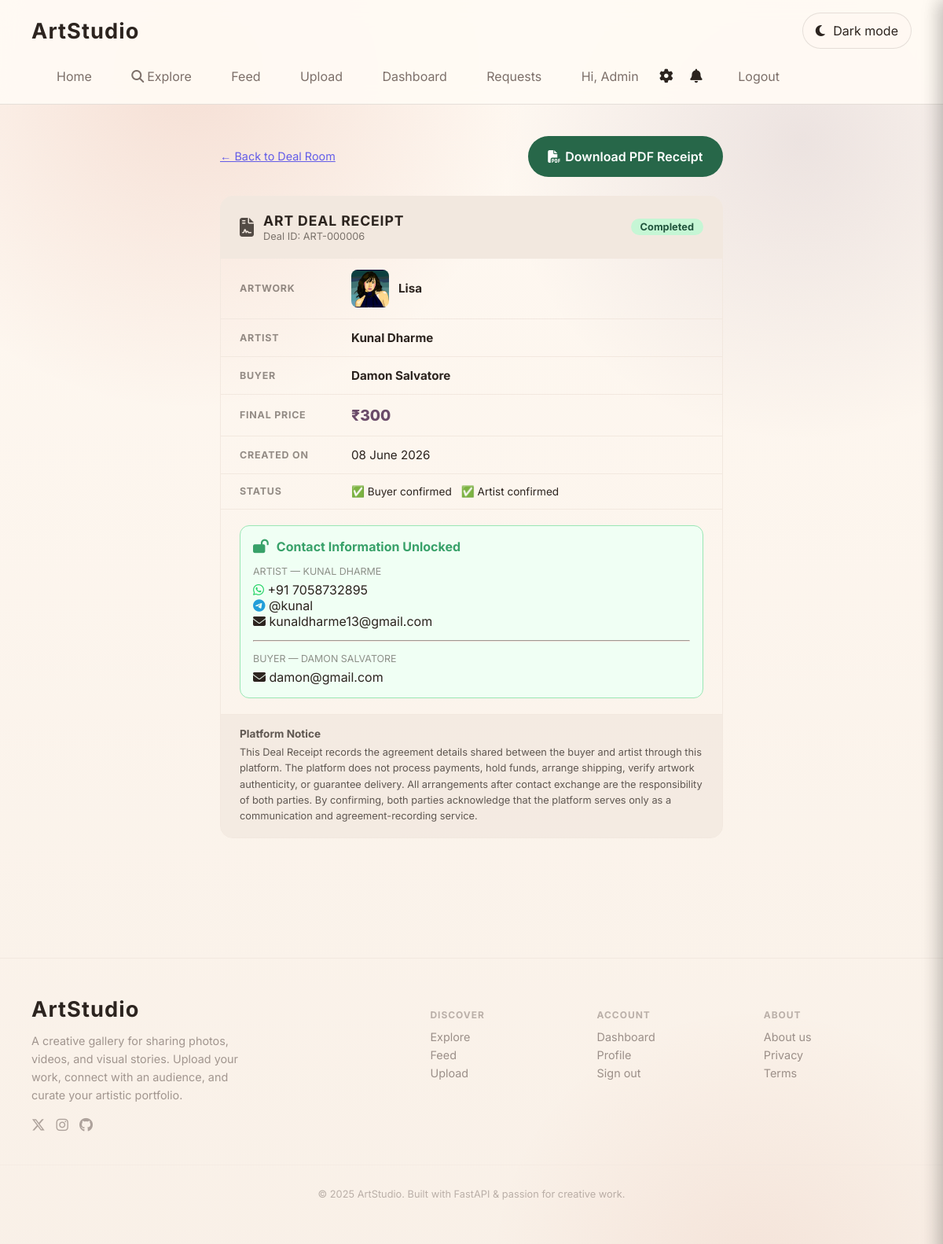
Screenshot of /deal/6/receipt (signed in) with the database file from the repository.
### fastapi_app/models.py (models this page shows)
class User(Base):
    __tablename__ = "users"
    id = Column(Integer, primary_key=True, index=True)
    username = Column(String(80), unique=True, nullable=False, index=True)
    email = Column(String(200), unique=True, nullable=True)
    hashed_password = Column(String(200), nullable=False)
    avatar = Column(String(255), nullable=True)
    bio = Column(Text, nullable=True)
    is_admin = Column(Boolean, default=False, nullable=False)
    is_banned = Column(Boolean, default=False, nullable=False)
    whatsapp = Column(String(30), nullable=True)
    telegram = Column(String(60), nullable=True)
    created_at = Column(DateTime, default=datetime.utcnow)

class Deal(Base):
    __tablename__ = "deals"
    id = Column(Integer, primary_key=True, index=True)
    buy_request_id = Column(Integer, nullable=False, unique=True, index=True)
    media_id = Column(Integer, nullable=False, index=True)
    buyer_id = Column(Integer, nullable=False, index=True)
    artist_id = Column(Integer, nullable=False, index=True)
    current_price = Column(Integer, nullable=True)
    last_actor_id = Column(Integer, nullable=True)   # who made the last offer/counter
    status = Column(String(30), default="negotiating")   # negotiating | agreed | buyer_confirmed | artist_confirmed | completed | cancelled
    buyer_confirmed = Column(Boolean, default=False)
    artist_confirmed = Column(Boolean, default=False)
    created_at = Column(DateTime, default=datetime.utcnow)
    updated_at = Column(DateTime, default=datetime.utcnow, onupdate=datetime.utcnow)

class MediaItem(Base):
    __tablename__ = "media_items"
    id = Column(Integer, primary_key=True, index=True)
    title = Column(String(140), nullable=False, index=True)
    description = Column(Text, nullable=True)
    tags = Column(String(255), nullable=True, index=True)
    filename = Column(String(255), nullable=False, unique=True)
    media_type = Column(String(20), nullable=False)
    uploader = Column(String(80), nullable=False, default="Guest")
    uploader_id = Column(Integer, nullable=True)
    created_at = Column(DateTime, default=datetime.utcnow)
    views = Column(Integer, default=0)
    sale_status = Column(String(20), nullable=False, default="showcase")  # showcase | fixed | negotiable
    fixed_price = Column(Integer, nullable=True)       # in smallest currency unit (paise / cents)
    min_price = Column(Integer, nullable=True)
    max_price = Column(Integer, nullable=True)
    artwork_status = Column(String(20), nullable=False, default="available")  # available | reserved | sold

### fastapi_app/main.py (the view)
@app.get("/deal/{deal_id}/receipt")
def deal_receipt(deal_id: int, request: Request, db: Session = Depends(get_db)):
    current_user = get_current_user(request, db)
    if not current_user:
        return redirect_with_flash("/login", "Please sign in.", "info")
    deal = crud.get_deal(db, deal_id)
    if not deal:
        raise HTTPException(status_code=404)
    if not _deal_access(deal, current_user):
        raise HTTPException(status_code=403)
    if deal.status not in ("agreed", "buyer_confirmed", "artist_confirmed", "completed"):
        return redirect_with_flash(f"/deal/{deal_id}", "Both parties must agree on a price before creating the receipt.", "info")
    media = crud.get_media_item(db, deal.media_id)
    buyer = db.query(models.User).filter(models.User.id == deal.buyer_id).first()
    artist = db.query(models.User).filter(models.User.id == deal.artist_id).first()
    is_buyer = current_user.id == deal.buyer_id
    show_contact = deal.status == "completed" or (deal.buyer_confirmed and deal.artist_confirmed)
    return render_template(
        request, "deal_receipt.html", db,
        deal=deal,
        media=media,
        buyer=buyer,
        artist=artist,
        is_buyer=is_buyer,
        show_contact=show_contact,
        current_user=current_user,
    )

### fastapi_app/templates/deal_receipt.html (shortened to what this page needs)
{% extends "base.html" %}
{% block content %}
<section class="container" style="max-width:640px">
  <div style="display:flex;align-items:center;gap:12px;margin-bottom:1.5rem;flex-wrap:wrap">
    <a href="/deal/{{ deal.id }}" style="opacity:0.6;font-size:0.9rem">← Back to Deal Room</a>
    {% if show_contact %}
    <a href="/deal/{{ deal.id }}/receipt/download"
       class="button"
       style="background:#276749;color:#fff;display:inline-flex;align-items:center;gap:6px;margin-left:auto">
      <i class="fas fa-file-pdf"></i> Download PDF Receipt
    </a>
    {% endif %}
  </div>
  <div class="receipt-card">
    <div class="receipt-header">
      <div style="display:flex;align-items:center;gap:12px">
        <i class="fas fa-file-contract" style="font-size:1.5rem;opacity:0.8"></i>
        <div>
          <h2 style="margin:0;font-size:1.1rem;letter-spacing:0.05em">ART DEAL RECEIPT</h2>
          <p style="margin:2px 0 0;font-size:0.8rem;opacity:0.6">Deal ID: ART-{{ '%06d' % deal.id }}</p>
        </div>
      </div>
      <span class="deal-status-badge status-{{ deal.status }}" style="font-size:0.8rem">
        {{ deal.status.replace('_',' ').title() }}
      </span>
    </div>
    <div class="receipt-body">
      <div class="receipt-row">
        <div class="receipt-label">Artwork</div>
        <div class="receipt-value">
          <div style="display:flex;gap:12px;align-items:center">
            {% if media %}
              {% if media.media_type == 'video' %}
                <div style="width:48px;height:48px;border-radius:8px;background:var(--surface-2);display:flex;align-items:center;justify-content:center;flex-shrink:0">
                  <i class="fas fa-play" style="opacity:0.5"></i>
                </div>
              {% else %}
                <img src="/uploads/{{ media.filename }}" style="width:48px;height:48px;object-fit:cover;border-radius:8px;flex-shrink:0" />
              {% endif %}
              <strong>{{ media.title }}</strong>
            {% else %}
              <span style="opacity:0.5">Unknown</span>
            {% endif %}
          </div>
        </div>
      </div>
      <div class="receipt-row">
        <div class="receipt-label">Artist</div>
        <div class="receipt-value"><strong>{{ artist.username if artist else '—' }}</strong></div>
      </div>
      <div class="receipt-row">
        <div class="receipt-label">Buyer</div>
        <div class="receipt-value"><strong>{{ buyer.username if buyer else '—' }}</strong></div>
      </div>
      <div class="receipt-row">
        <div class="receipt-label">Final Price</div>
        <div class="receipt-value" style="font-size:1.2rem;font-weight:800;color:var(--accent,#e60023)">
          ₹{{ "{:,}".format(deal.current_price) if deal.current_price else '—' }}
        </div>
      </div>
      <div class="receipt-row">
        <div class="receipt-label">Created On</div>
        <div class="receipt-value">{{ deal.created_at.strftime('%d %B %Y') }}</div>
      </div>
      <div class="receipt-row">
        <div class="receipt-label">Status</div>
        <div class="receipt-value">
          <div style="display:flex;gap:12px;flex-wrap:wrap">
            <span style="font-size:0.85rem">
              {% if deal.buyer_confirmed %}✅{% else %}⬜{% endif %} Buyer confirmed
            </span>
            <span style="font-size:0.85rem">
              {% if deal.artist_confirmed %}✅{% else %}⬜{% endif %} Artist confirmed
            </span>
          </div>
        </div>
      </div>
    </div>
    <div class="receipt-contact-section">
      {% if show_contact %}
        <div class="contact-unlocked">
          <div style="display:flex;align-items:center;gap:10px;margin-bottom:14px">
            <i class="fas fa-lock-open" style="color:#38a169;font-size:1.1rem"></i>
            <strong style="color:#38a169">Contact Information Unlocked</strong>
          </div>
          <div style="display:flex;flex-direction:column;gap:10px">
            <div>
              <p style="font-size:0.78rem;text-transform:uppercase;opacity:0.5;margin:0 0 6px">Artist — {{ artist.username if artist else '' }}</p>
              {% if artist and artist.whatsapp %}
                <p style="margin:0"><i class="fab fa-whatsapp" style="color:#25d366"></i> {{ artist.whatsapp }}</p>
              {% endif %}
              {% if artist and artist.telegram %}
                <p style="margin:0"><i class="fab fa-telegram" style="color:#229ed9"></i> {{ artist.telegram }}</p>
              {% endif %}
              {% if artist and artist.email %}
                <p style="margin:0"><i class="fas fa-envelope"></i> {{ artist.email }}</p>
              {% endif %}
            </div>
            <hr style="border-color:var(--surface-2);margin:4px 0">
            <div>
              <p style="font-size:0.78rem;text-transform:uppercase;opacity:0.5;margin:0 0 6px">Buyer — {{ buyer.username if buyer else '' }}</p>
              {% if buyer and buyer.email %}
                <p style="margin:0"><i class="fas fa-envelope"></i> {{ buyer.email }}</p>
              {% endif %}
            </div>
          </div>
        </div>
      {% endif %}
    </div>
    <div class="receipt-notice">
      <p style="font-weight:700;margin:0 0 6px;font-size:0.85rem">Platform Notice</p>
      <p style="margin:0;font-size:0.8rem;line-height:1.6">
        This Deal Receipt records the agreement details shared between the buyer and artist through this platform.
        The platform does not process payments, hold funds, arrange shipping, verify artwork authenticity, or
        guarantee delivery. All arrangements after contact exchange are the responsibility of both parties.
        By confirming, both parties acknowledge that the platform serves only as a communication and
        agreement-recording service.
      </p>
    </div>
  </div>
</section>
{% endblock %}

### fastapi_app/templates/base.html (shortened to what this page needs)
<!DOCTYPE html>
<html lang="en">
<head>
  <link rel="stylesheet" href="https://cdnjs.cloudflare.com/ajax/libs/font-awesome/6.5.0/css/all.min.css" />
  <link rel="stylesheet" href="/static/css/main.css?v=20250603" />
</head>
<body>
  <header class="site-header">
    <div class="container nav-bar">
      <a class="brand" href="/">ArtStudio</a>
      <div class="nav-actions">
        <button class="theme-toggle" type="button" aria-label="Toggle dark light theme">
          <i class="fas fa-moon"></i>
          <span class="theme-toggle-label">Dark mode</span>
        </button>
      </div>
      <nav>
        <a href="/">Home</a>
        <a href="/explore"><i class="fas fa-magnifying-glass" style="margin-right:4px"></i>Explore</a>
        <a href="/feed">Feed</a>
        <a href="/upload">Upload</a>
        {% if current_user %}
          <a href="/dashboard">Dashboard</a>
          <a href="/requests">Requests</a>
          <a href="/profile/{{ current_user.username }}">Hi, {{ current_user.username }}</a>
          <button class="settings-trigger" id="settingsTrigger" aria-label="Settings" title="Settings">
            <i class="fas fa-gear"></i>
          </button>
          <button class="notif-trigger" id="notifTrigger" aria-label="Notifications" title="Notifications">
            <i class="fas fa-bell"></i>
          </button>
          <a href="/logout" id="logoutLink">Logout</a>
        {% else %}
          <a href="/login">Sign in</a>
          <a href="/register">Register</a>
        {% endif %}
      </nav>
    </div>
  </header>
  <main class="page-content">
    {% block content %}{% endblock %}
  </main>
  <footer class="site-footer">
    <div class="container footer-grid">
      <div class="footer-brand">
        <a class="brand" href="/">ArtStudio</a>
        <p>A creative gallery for sharing photos, videos, and visual stories. Upload your work, connect with an audience, and curate your artistic portfolio.</p>
        <div class="footer-social">
          <a href="#" aria-label="Twitter"><i class="fab fa-x-twitter"></i></a>
          <a href="#" aria-label="Instagram"><i class="fab fa-instagram"></i></a>
          <a href="#" aria-label="GitHub"><i class="fab fa-github"></i></a>
        </div>
      </div>
      <div class="footer-links">
        <div>
          <h4>Discover</h4>
          <a href="/explore">Explore</a>
          <a href="/feed">Feed</a>
          <a href="/upload">Upload</a>
        </div>
        <div>
          <h4>Account</h4>
          {% if current_user %}
            <a href="/dashboard">Dashboard</a>
            <a href="/profile/{{ current_user.username }}">Profile</a>
            <a href="/logout">Sign out</a>
          {% else %}
            <a href="/login">Sign in</a>
            <a href="/register">Register</a>
          {% endif %}
        </div>
        <div>
          <h4>About</h4>
          <a href="#">About us</a>
          <a href="#">Privacy</a>
          <a href="#">Terms</a>
        </div>
      </div>
    </div>
    <div class="footer-bottom">
      <p>© {{ 2025 }} ArtStudio. Built with FastAPI &amp; passion for creative work.</p>
    </div>
  </footer>
</body>
</html>

### rows the page displays
User: username "Admin"
Deal: id "000006", status.replace "Completed", current_price "300", created_at "08 June 2026"
MediaItem: filename (picture), title "Lisa"
User: username "Kunal Dharme", username "KUNAL DHARME", whatsapp "+91 7058732895", telegram "@kunal", email "kunaldharme13@gmail.com"
User: username "Damon Salvatore", username "DAMON SALVATORE", email "damon@gmail.com"

### other values shown
{{ 2025 }} "2025"
